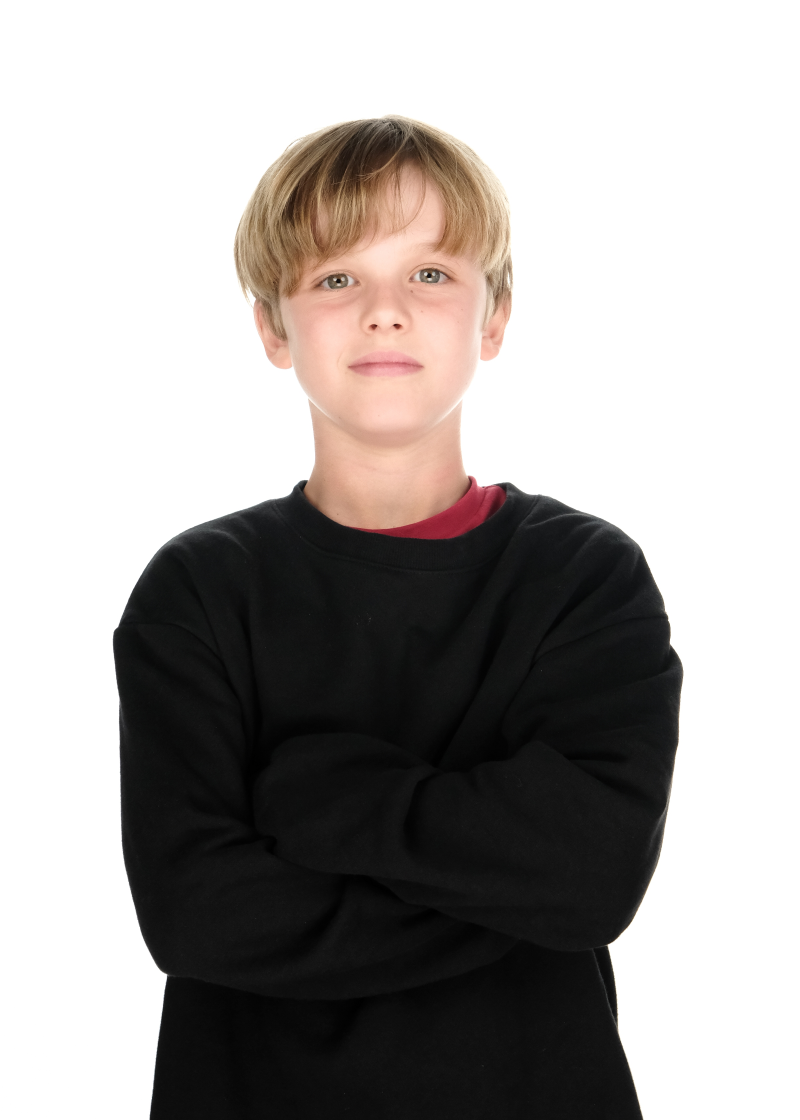
#> input picture src-tauri/mediaweb-data/media/2026-01-27/DI_54368045.JPG, 2400 x 3360 px (shown at 1/3 size)
$ python -i scene_complexity.py   (imports and definitions only)
#> lines starting #> are read from the running program, lines starting #| are printed output that depends on the picture
from PIL import Image, ImageFilter, ImageOps, ImageStat


SCENE_COMPLEXITY_VERSION = 1
SCENE_COMPLEXITY_METHOD = "heuristic_v1"
SCENE_COMPLEXITY_IMAGE_EXTS = {".jpg", ".jpeg", ".png", ".gif", ".webp", ".bmp"}


def is_scene_complexity_image(file_path) -> bool:
    return str(getattr(file_path, "suffix", "") or "").lower() in SCENE_COMPLEXITY_IMAGE_EXTS


def _clamp(value: float, low: float = 0.0, high: float = 1.0) -> float:
    return max(low, min(high, float(value)))


def _safe_mean(stat_obj, attr: str) -> float:
    values = getattr(stat_obj, attr, None) or []
    if not values:
        return 0.0
    try:
        return float(values[0] or 0.0)
    except Exception:
        return 0.0


def _bucket_scene_complexity(score: float) -> str:
    if not isinstance(score, (int, float)):
        return "unknown"
    if score < 0.33:
        return "simple"
    if score < 0.66:
        return "moderate"
    return "busy"


def _grid_edge_energy_ratios(edge_image, columns: int = 4, rows: int = 4) -> list[float]:
    width, height = edge_image.size
    if width <= 0 or height <= 0:
        return []
    cell_values = []
    for row_idx in range(rows):
        top = int(round((row_idx * height) / rows))
        bottom = int(round(((row_idx + 1) * height) / rows))
        if bottom <= top:
            continue
        for col_idx in range(columns):
            left = int(round((col_idx * width) / columns))
            right = int(round(((col_idx + 1) * width) / columns))
            if right <= left:
                continue
            cropped = edge_image.crop((left, top, right, bottom))
            cropped_mean = _safe_mean(ImageStat.Stat(cropped), "mean")
            cell_values.append(cropped_mean)
    return cell_values


def analyze_image_scene_complexity(file_path) -> dict:
    with Image.open(file_path) as source_image:
#> source_image is the input picture: PIL image 2400x3360 RGB; mean R, G, B 167.7, 163.6, 161.6
        image = ImageOps.exif_transpose(source_image).convert("L")
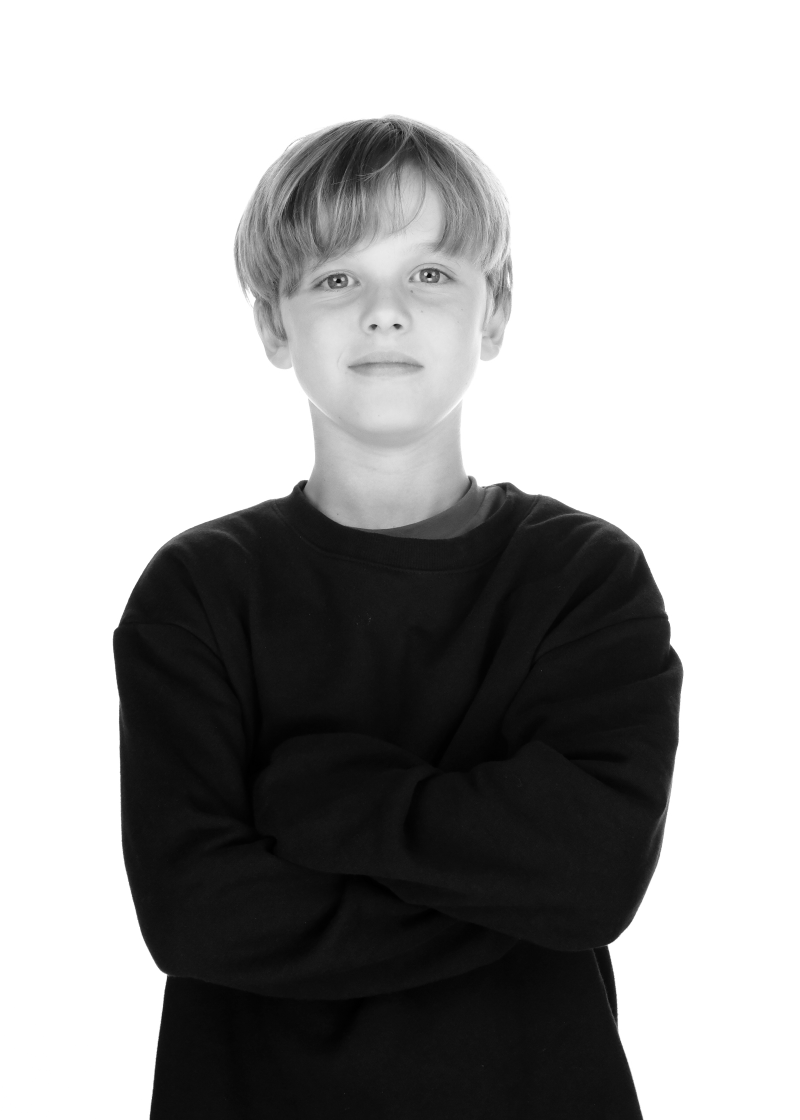
#> image: PIL image 2400x3360 L (shown at 1/3 size); min 0, max 255, mean 164.6
        image.thumbnail((320, 320), Image.Resampling.BICUBIC)
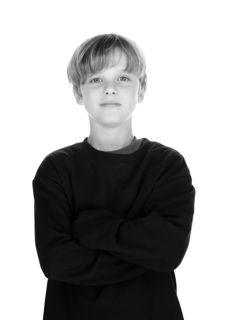
#> image: PIL image 229x320 L; min 0, max 255, mean 164.6
        if image.size[0] < 16 or image.size[1] < 16:
            return {
                "bucket": "unknown",
                "score": 0.0,
                "method": SCENE_COMPLEXITY_METHOD,
                "version": SCENE_COMPLEXITY_VERSION,
                "error": "image too small for scene complexity analysis",
            }

        grayscale_stats = ImageStat.Stat(image)
        contrast_std = _safe_mean(grayscale_stats, "stddev")
#> contrast_std = 110.7

        edges = image.filter(ImageFilter.FIND_EDGES)
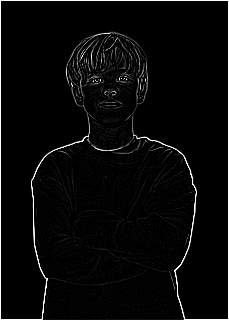
#> edges: PIL image 229x320 L; min 0, max 255, mean 8.5
        edge_stats = ImageStat.Stat(edges)
        edge_mean = _safe_mean(edge_stats, "mean")
#> edge_mean = 8.46

        cell_values = _grid_edge_energy_ratios(edges, columns=4, rows=4)
#> after the loop in _grid_edge_energy_ratios, `for row_idx in range(rows):`:
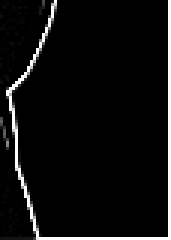
#> cropped: PIL image 57x80 L (shown 3 times larger); min 0, max 255, mean 13.6
#> after the loop in _grid_edge_energy_ratios, `for row_idx in range(rows):`: cell_values = [7.61, 15.85, 10.48, 7.61, 5.7, 11.99, 10.23, 5.82, 11.1, 2.76, 2.97, 11.48, 13.35, 2.52, 2.5, 13.57]
        total_cell_energy = sum(cell_values)
#> total_cell_energy = 135.5
        top_share = (max(cell_values) / total_cell_energy) if total_cell_energy > 0 and cell_values else 1.0
#> top_share = 0.117
        active_threshold = max(10.0, edge_mean * 0.85)
#> active_threshold = 10
        active_ratio = (
            float(sum(1 for value in cell_values if value >= active_threshold)) / float(len(cell_values))
            if cell_values else 0.0
        )
#> active_ratio = 0.5

        edge_signal = _clamp((edge_mean - 10.0) / 55.0)
#> edge_signal = 0
        contrast_signal = _clamp((contrast_std - 18.0) / 45.0)
#> contrast_signal = 1
        spread_signal = _clamp((active_ratio - 0.2) / 0.6)
#> spread_signal = 0.5
        dominance_signal = _clamp((0.42 - top_share) / 0.27)
#> dominance_signal = 1

        score = _clamp(
            (edge_signal * 0.34)
            + (contrast_signal * 0.23)
            + (spread_signal * 0.23)
            + (dominance_signal * 0.20)
        )
#> score = 0.545
        score = round(score, 3)
        return {
            "bucket": _bucket_scene_complexity(score),
            "score": score,
            "method": SCENE_COMPLEXITY_METHOD,
            "version": SCENE_COMPLEXITY_VERSION,
        }

>>> result = analyze_image_scene_complexity('../../src-tauri/mediaweb-data/media/2026-01-27/DI_54368045.JPG')
#> result = {'bucket': 'moderate', 'score': 0.545, 'method': 'heuristic_v1', 'version': 1}
